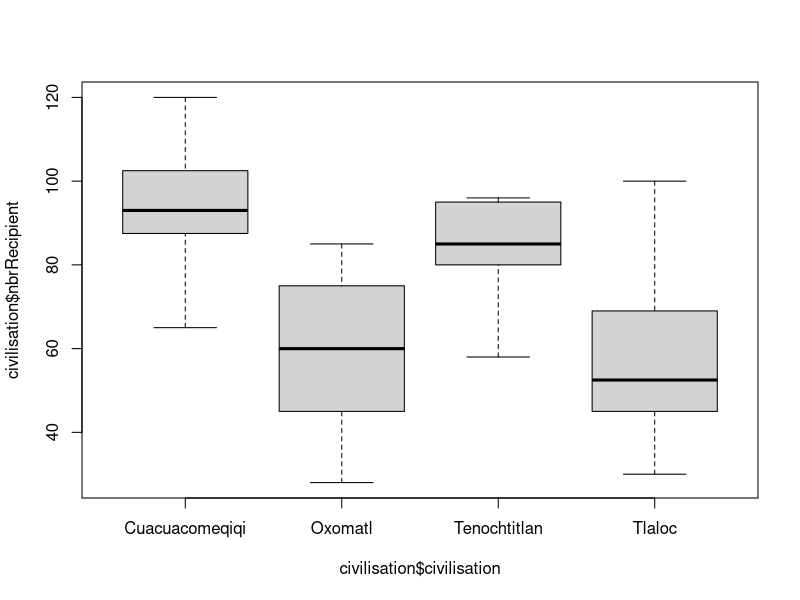

Reproduce this figure in R.
######### Evaluation 01 : ANOVA 1 #########

setwd("C:\\Users\\amine\\OneDrive\\Bureau\\EcomStat\\Labo\\datasets")

civilisation <- read.table("civilisation.csv", header=TRUE, sep=";", dec=".")

summary(civilisation)

boxplot(civilisation$nbrRecipient~civilisation$civilisation)

model<-lm(civilisation$nbrRecipient~civilisation$civilisation)
model

anova(model)

summary(model)

oneway.test(civilisation$nbrRecipient~civilisation$civilisation, var.equal=FALSE)

pairwise.t.test(civilisation$nbrRecipient, civilisation$civilisation, p.adjust.method ="none", pool.sd=TRUE)
